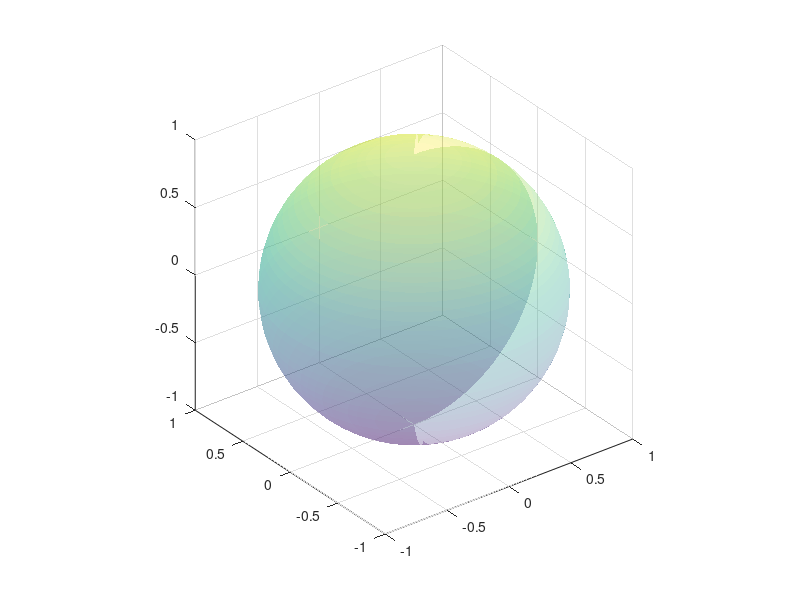
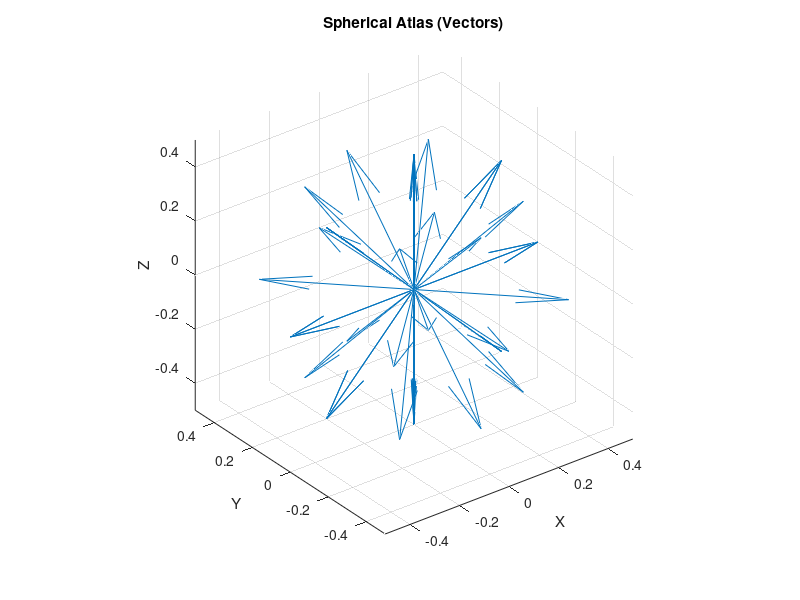
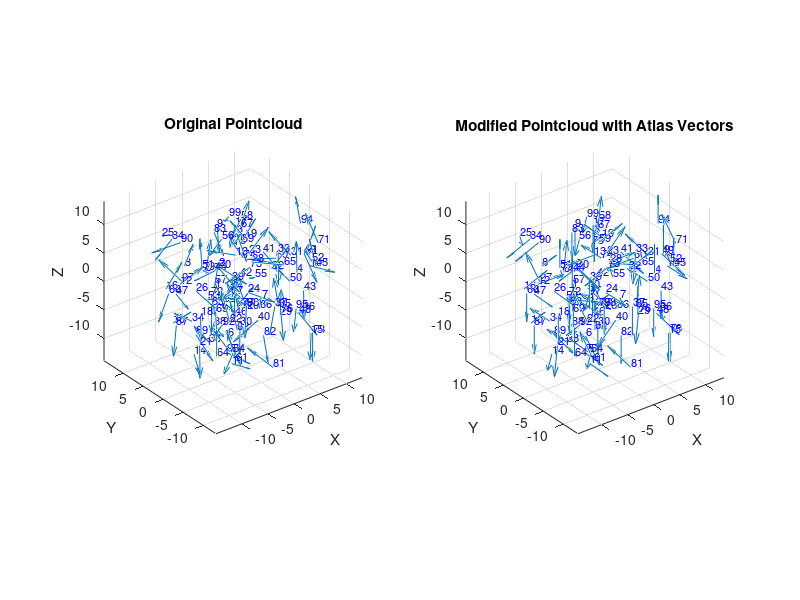
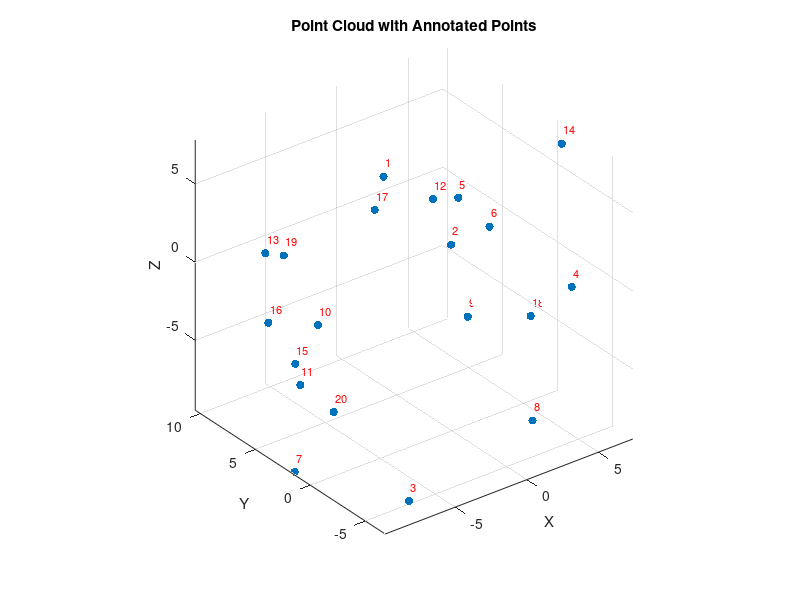

Source code (MATLAB) for these figures, in order:


clear 
clc


% Generate theta and phi values spaced 45 degrees apart
theta = 0:45:360; % Theta ranges from 0 to 360 degrees
phi = 0:45:180; % Phi ranges from 0 to 180 degrees

% Convert degrees to radians for calculations
theta_rad = deg2rad(theta);
phi_rad = deg2rad(phi);

% Plotting the unit sphere
[x, y, z] = sphere(50); % Generate coordinates for a unit sphere
figure; % Create a new figure
surf(x, y, z, 'FaceAlpha', 0.3, 'EdgeColor', 'none'); % Plot the sphere with some transparency
axis equal; % Maintain aspect ratio
hold on; % Keep the plot for further plotting

% Plot vectors for each (theta, phi) combination
for i = 1:length(theta_rad)
    for j = 1:length(phi_rad)
        % Spherical to Cartesian conversion
        x_vec = sin(phi_rad(j)) * cos(theta_rad(i));
        y_vec = sin(phi_rad( j)) * sin(theta_rad(i));
        z_vec = cos(phi_rad(j));
        
        % Plot the vector
        quiver3(0, 0, 0, x_vec, y_vec, z_vec, 'k', 'LineWidth', 3);
    end
end

% Display the angles
disp('Theta angles (degrees):');
disp(theta);

disp('Phi angles (degrees):');
disp(phi);

%%



clear 
close all
clc


% Step 1 & 2: Create and Plot the Spherical Atlas
%Degree Separation

% 1, 2, 3, 4, 5, 6, 8, 9, 10, 12, 15, 18, 20, 24, 30, 36, 40, 45, 60, 72, 90, 120, 180, and 360.
DegreeSeparate = 45; 

[phi, theta] = meshgrid(deg2rad(0:DegreeSeparate:180), deg2rad(0:DegreeSeparate:360));
u = sin(theta) .* cos(phi);
v = sin(theta) .* sin(phi);
w = cos(theta);
figure;
quiver3(0*u, 0*v, 0*w, u, v, w, 0.5);
title('Spherical Atlas (Vectors)');
xlabel('X');
ylabel('Y');
zlabel('Z');
axis equal; hold on;


%


% Step 3: Create a Point Cloud with Random Vectors
num_points = 100;
points = rand(num_points,3) * 20 - 10; % Scale to [-10,10]
random_phi = 2 * pi * rand(num_points, 1);
random_theta = pi * rand(num_points, 1);
rx = 5 * sin(random_theta) .* cos(random_phi);
ry = 5 * sin(random_theta) .* sin(random_phi);
rz = 5 * cos(random_theta);

% Step 4, 5 & 6: Find Closest Atlas Angle and Replace
atlas_phi_values = [ phi(1, :), phi(1, 2:end)+pi] ; % Flatten
atlas_theta_values = theta( :, 1); % Flatten
new_vectors = zeros(num_points, 3);

Information = []; 
for i = 1:num_points


    [val, index] = min(sqrt((atlas_theta_values - random_theta(i)) .^ 2 ));

    [val2, index2] = min(sqrt( (atlas_phi_values - random_phi(i)) .^ 2));


        if index < length(atlas_theta_values)
                index = index;
        end 
    
        if index2 < length(atlas_phi_values)
                index2 = index2 ;
        end     

    SelectedTheta = atlas_theta_values(index) ;  
    SelectedPhi  = atlas_phi_values(index2) ;

    % atlas_vector = [sin( SelectedPhi )  * cos(SelectedTheta), ...
    %                 sin( SelectedPhi )  *  sin(SelectedTheta), ...
    %                 cos( SelectedPhi ) ] * 5;

        atlas_vector = [sin( SelectedTheta )  * cos(SelectedPhi), ...
                    sin( SelectedTheta )  *  sin(SelectedPhi), ...
                    cos( SelectedTheta ) ] * 5;


    new_vectors(i, :) = atlas_vector;

    Information = [ Information;  random_theta(i), SelectedTheta,...
                                  random_phi(i),  SelectedPhi]; 
end



%

% Step 7: Visualize the Original and Modified Pointcloud
figure;
subplot(1,2,1);
quiver3(points(:,1), points(:,2), points(:,3), rx, ry, rz, 0);
    hold on;
    % Annotate each point with a small number
    offset = 0.5; % Offset for the text for better visibility
    for i = 1:num_points
        text(points(i,1) + offset, points(i,2) + offset, points(i,3) + offset, num2str(i, '%d'), ...
            'FontSize', 8, 'Color', 'b');
    end

title('Original Pointcloud');
xlabel('X');
ylabel('Y');
zlabel('Z');
axis equal;




subplot(1,2,2);
quiver3(points(:,1), points(:,2), points(:,3), new_vectors(:,1), new_vectors(:,2), new_vectors(:,3), 0);
title('Modified Pointcloud with Atlas Vectors');
xlabel('X');
ylabel('Y');
zlabel('Z');
axis equal;
    hold on;
    % Annotate each point with a small number
    offset = 0.5; % Offset for the text for better visibility
    for i = 1:num_points
        text(points(i,1) + offset, points(i,2) + offset, points(i,3) + offset, num2str(i, '%d'), ...
            'FontSize', 8, 'Color', 'b');
    end



%%


%               ANNOTATED POINTS           

% Generate a random point cloud within the range [-10, 10] in X, Y, and Z.
num_points = 20; % Specify the number of points
points = rand(num_points, 3) * 20 - 10; % Each column represents x, y, and z coordinates

% Plot the point cloud
figure;
scatter3(points(:,1), points(:,2), points(:,3), 'filled');
xlabel('X');
ylabel('Y');
zlabel('Z');
title('Point Cloud with Annotated Points');
hold on;

% Annotate each point with a small number
offset = 0.5; % Offset for the text for better visibility
for i = 1:num_points
    text(points(i,1) + offset, points(i,2) + offset, points(i,3) + offset, num2str(i, '%d'), ...
        'FontSize', 8, 'Color', 'r');
end

axis equal;
grid on;
